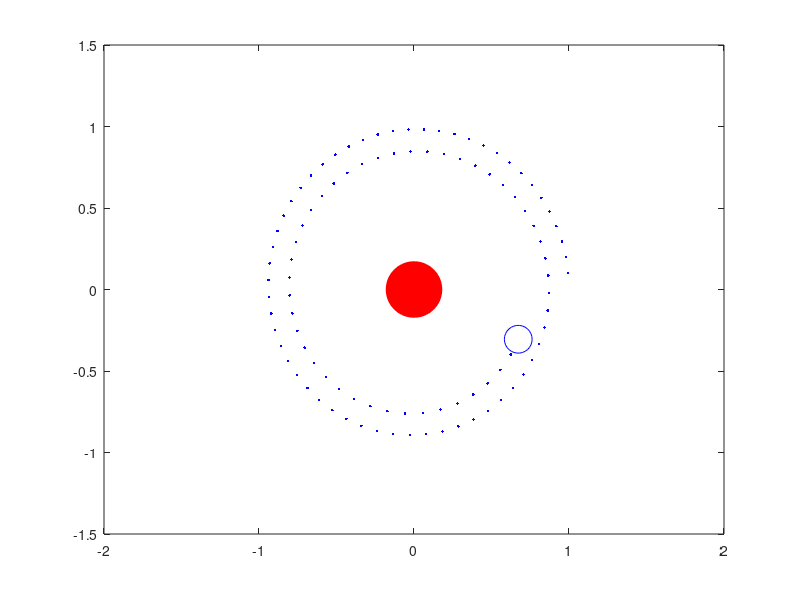

MATLAB code to generate this figure:
% Demo: planetal orbit around the sun using 1.order semi-implicit Euler
% scheme.
% The line S=A\b solves the equation system for the unknowns, but with the
% r from previous timestep, hence "semi-".
close all
clear all
clc
% MG = 1 so we skip him
tmax=10;
dt=0.01;
n=ceil(tmax/dt);
x=1;
y=0;
u=0;
v=1;
figure(1)
plot(0,0,'ro','MarkerSize',40,'MarkerFaceColor','r')
axis([-2 2 -1.5 1.5])
hold on
h=plot(x,y,'bo','MarkerSize',20);   % handle to the graphic object for animation

for i=1:n-1
    r=sqrt(x^2+y^2);
    A=[1 0 -dt 0;
        0 1 0 -dt;
        dt/r^3 0 1 0;
        0 dt/r^3 0 1];
    b=[x; y; u; v];
    S=A\b;
%    S=inv(A)*b;   % inv is slow compared to \
    x=S(1);
    y=S(2);
    u=S(3);
    v=S(4);
    set(h,'XData',x,'YData',y)   % Change the position
    if mod(i,10)==0              % Make a small path marker
        plot(x,y,'b.')
    end
    drawnow;
end
hold off

    
